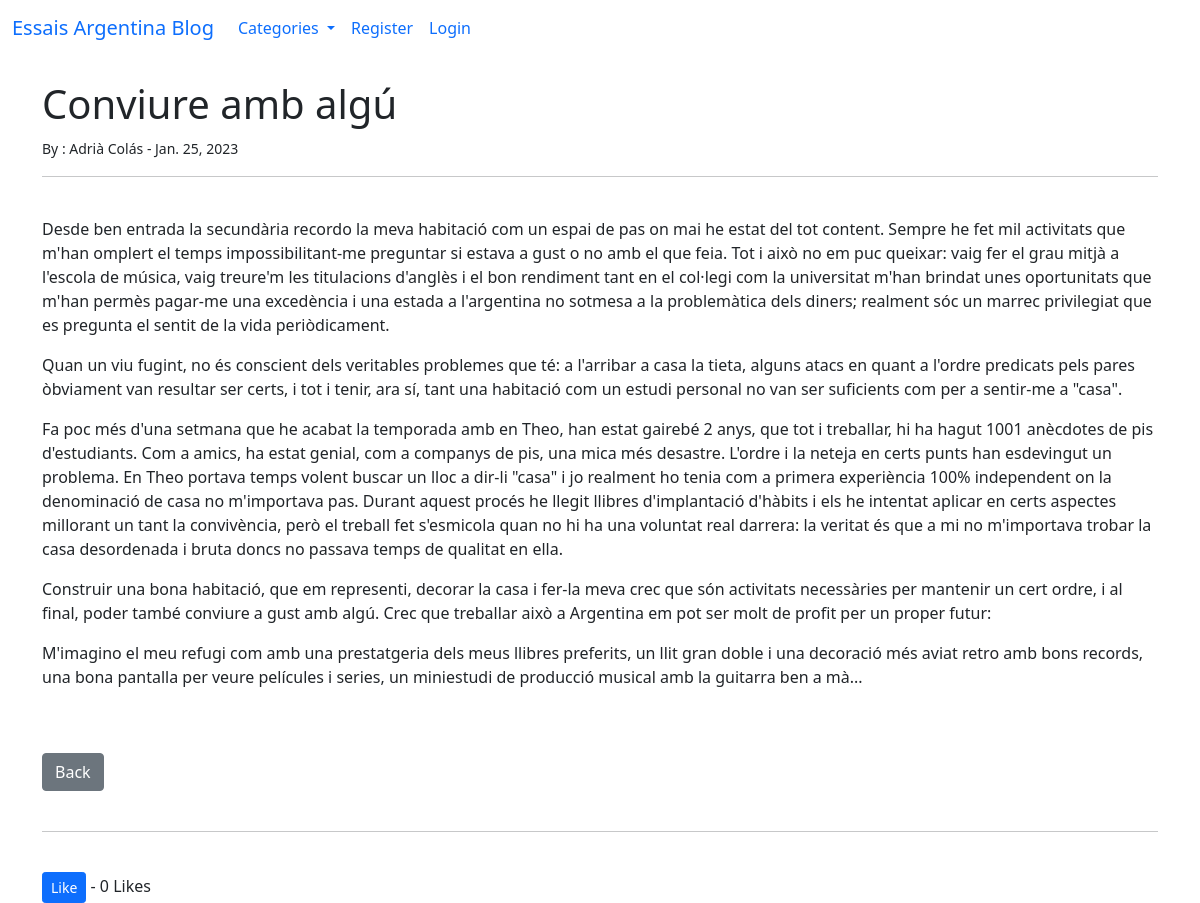
Page /article/12 on the committed database.
### theblog/models.py (models this page shows, shortened)
class Post(models.Model):
    title = models.CharField(max_length=255)
    header_image = models.ImageField(null=True, blank=True, upload_to = "images/")
    title_tag = models.CharField(max_length=255)
    author = models.ForeignKey(User, on_delete=models.CASCADE)
    body = RichTextField(blank=True, null=True)
    post_date = models.DateField(auto_now_add=True)
    first_post_date = models.DateField(default = date.today())
    category = models.CharField(max_length= 255, default='uncategorized')
    snippet = models.CharField(max_length= 255)
    likes = models.ManyToManyField(User, related_name = 'blog_posts')
    def total_likes(self):
        return self.likes.count()

### theblog/views.py (the view)
# urls.py: path('article/<int:pk>', ArticleDetailView.as_view(), name='article-detail'),
class ArticleDetailView(DetailView):
    model = Post
    template_name = 'article_details.html'
    def get_context_data(self, *args, **kwargs):
        cat_menu = Category.objects.all()
        context = super(ArticleDetailView, self).get_context_data(*args, **kwargs)
        stuff = get_object_or_404(Post, id=self.kwargs['pk'])
        total_likes = stuff.total_likes()
        context["cat_menu"] = cat_menu
        context["total_likes"] = total_likes
        return context

### theblog/models.py (called while the page is built)
    def __str__(self):
        return self.name

### theblog/templates/article_details.html (shortened to what this page needs)
{% extends 'base.html' %}
{% block content %}
    <h1>{{ post.title }}</h1>
    <small>By :
        {{post.author.first_name}}
        {{post.author.last_name}} -
        {{post.first_post_date}}
    </small><br/>
    <hr>
    <br/>
    {{ post.body | safe }}
    <br/><br/>
    <a href = "{% url 'home' %}" class = "btn btn-secondary"> Back</a>
    <br/><br/>
    <hr>
    <br/>
    <form action="{% url 'like_post' post.pk %}" method = "POST">
        <button type="submit", name = "post_id", value = "{{ post.id }}", class="btn btn-primary btn-sm">Like</button>
        - {{ total_likes }} Likes
    </form>
{% endblock %}

### rows in the picture
Post: title "Conviure amb algú", author.first_name "Adrià", author.last_name "Colás", first_post_date "Jan. 25, 2023", body "Desde ben entrada la secundària recordo la meva habitació com un espai de pas on mai he estat del tot content. Sempre he fet mil activitats que m'han omplert el temps impossibilitant-me preguntar si estava a gust o no amb el que feia. Tot i això no em puc queixar: vaig fer el grau mitjà a l'escola de música, vaig treure'm les titulacions d'anglès i el bon rendiment tant en el col·legi com la universitat m'han brindat unes oportunitats que m'han permès pagar-me una excedència i una estada a l'argentina no sotmesa a la problemàtica dels diners; realment sóc un marrec privilegiat que es pregunta el sentit de la vida periòdicament. Quan un viu fugint, no és conscient dels veritables problemes…"

### other values in the picture
{{ total_likes }} "0"
